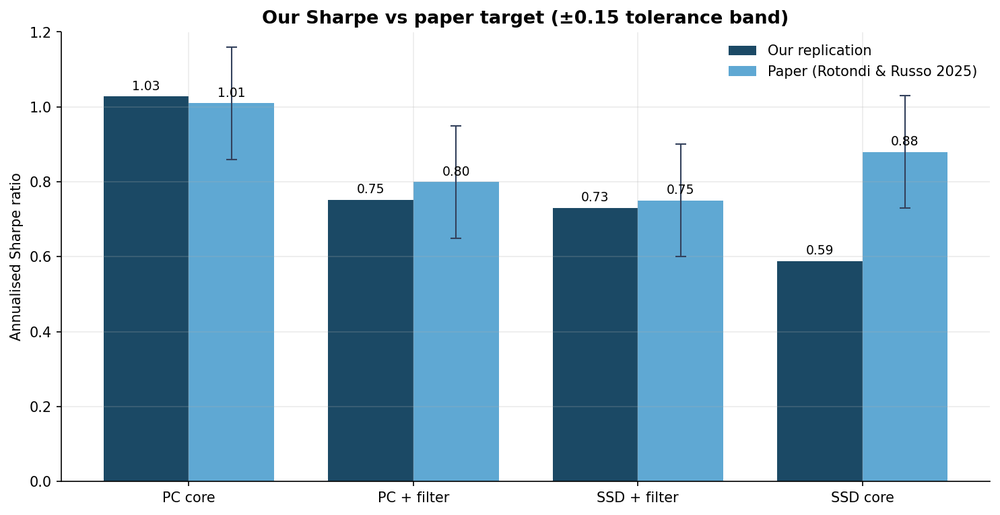
#> input picture report/assets/sharpe_bar.png, 1000 x 515 px, shrunk from 1485 x 765 before the run
$ python build_deck.py
#> lines starting #> are read from the running program, lines starting #| are printed output that depends on the picture
"""Build a clean 16:9 PDF slide deck for the QF621 pairs-trading project.

Pure matplotlib (no external slide tooling) so it renders identically everywhere.
Run:  python3 report/build_deck.py   →   report/QF621_pairs_trading_deck.pdf
"""
from __future__ import annotations
import textwrap
from pathlib import Path
import matplotlib
matplotlib.use("Agg")
import matplotlib.pyplot as plt
from matplotlib.backends.backend_pdf import PdfPages
from matplotlib.patches import FancyBboxPatch, Rectangle
import matplotlib.image as mpimg

HERE = Path(__file__).resolve().parent
ASSETS = HERE / "assets"
OUT = HERE / "QF621_pairs_trading_deck.pdf"

# --- palette ---
NAVY = "#1b4965"
BLUE = "#5fa8d3"
LIGHT = "#cae9ff"
INK = "#1d2733"
GRAY = "#5a6b7b"
BG = "#ffffff"
PANEL = "#f2f7fb"
GREEN = "#2e7d4f"
RED = "#b3402f"

plt.rcParams.update({"font.family": "DejaVu Sans"})
W, H = 13.333, 7.5
pages: list = []


def new_fig():
    fig = plt.figure(figsize=(W, H), dpi=200)
    fig.patch.set_facecolor(BG)
    ax = fig.add_axes([0, 0, 1, 1]); ax.set_xlim(0, 1); ax.set_ylim(0, 1); ax.axis("off")
    return fig, ax


def footer(ax, n):
    ax.add_patch(Rectangle((0, 0), 1, 0.012, color=NAVY, lw=0))
    ax.text(0.04, 0.035, "Clustering-Based Pairs Trading · QF621", color=GRAY, fontsize=9)
    ax.text(0.96, 0.035, f"{n}", color=GRAY, fontsize=9, ha="right")


def header(ax, kicker, title):
    ax.text(0.055, 0.90, kicker.upper(), color=BLUE, fontsize=12.5, weight="bold")
    ax.text(0.055, 0.85, title, color=NAVY, fontsize=27, weight="bold", va="top")
    ax.add_patch(Rectangle((0.055, 0.76), 0.18, 0.006, color=BLUE, lw=0))


def bullets(ax, items, x=0.075, y=0.70, dy=0.105, width=78, fs=16, gap=0.0):
    cy = y
    for it in items:
        lead = it[0] if isinstance(it, tuple) else None
        text = it[1] if isinstance(it, tuple) else it
        wrapped = textwrap.wrap(text, width=width)
        ax.add_patch(plt.Circle((x, cy + 0.005), 0.006, color=BLUE, transform=ax.transAxes))
        for i, line in enumerate(wrapped):
            ax.text(x + 0.022, cy - i * 0.045, line, color=INK, fontsize=fs, va="center")
        cy -= dy + 0.045 * (len(wrapped) - 1)
    return cy


def table(ax, headers, rows, col_x, y0, row_h=0.075, fs=14, highlight=None, align=None):
    highlight = highlight or {}
    align = align or ["left"] * len(headers)
    # header band
    ax.add_patch(Rectangle((col_x[0] - 0.012, y0 - row_h * 0.62), col_x[-1] - col_x[0] + 0.10,
                           row_h, color=NAVY, lw=0))
    for j, h in enumerate(headers):
        ha = align[j]
        xx = col_x[j] + (0.085 if ha == "right" else 0)
        ax.text(xx, y0 - row_h * 0.10, h, color="white", fontsize=fs, weight="bold", ha=ha, va="center")
    y = y0 - row_h
    for ri, row in enumerate(rows):
        if ri % 2 == 0:
            ax.add_patch(Rectangle((col_x[0] - 0.012, y - row_h * 0.62), col_x[-1] - col_x[0] + 0.10,
                                   row_h, color=PANEL, lw=0))
        if ri in highlight:
            ax.add_patch(Rectangle((col_x[0] - 0.012, y - row_h * 0.62), col_x[-1] - col_x[0] + 0.10,
                                   row_h, color=highlight[ri], lw=0, alpha=0.55))
        for j, cell in enumerate(row):
            ha = align[j]
            xx = col_x[j] + (0.085 if ha == "right" else 0)
            wt = "bold" if (ri in highlight or j == 0 and False) else "normal"
            ax.text(xx, y - row_h * 0.10, str(cell), color=INK, fontsize=fs, ha=ha, va="center", weight=wt)
        y -= row_h


def image_slide(kicker, title, img, caption=None, img_w=0.62, top=0.72):
    fig, ax = new_fig(); header(ax, kicker, title)
    im = mpimg.imread(str(img)); h, w = im.shape[:2]
    aspect = h / w
    iw = img_w; ih = iw * aspect * (W / H)
    ix = (1 - iw) / 2; iy = top - ih
    iax = fig.add_axes([ix, max(iy, 0.14), iw, ih]); iax.axis("off"); iax.imshow(im)
    if caption:
        for i, line in enumerate(textwrap.wrap(caption, 120)):
            ax.text(0.5, 0.115 - i * 0.035, line, color=GRAY, fontsize=12.5, ha="center")
    return fig, ax


def lead_slide(title_lines, sub_lines, footer_line=None):
    fig, ax = new_fig()
    ax.add_patch(Rectangle((0, 0), 1, 1, color=NAVY, lw=0))
    ax.add_patch(Rectangle((0, 0.0), 1, 0.10, color=BLUE, lw=0))
    cy = 0.62
    for t, sz in title_lines:
        ax.text(0.5, cy, t, color="white", fontsize=sz, weight="bold", ha="center", va="center")
        cy -= 0.085 * (sz / 38)
    cy -= 0.04
    for s in sub_lines:
        ax.text(0.5, cy, s, color=LIGHT, fontsize=16, ha="center", va="center")
        cy -= 0.06
    if footer_line:
        ax.text(0.5, 0.05, footer_line, color="#9bbdd4", fontsize=12.5, ha="center")
    return fig, ax


# ============================ SLIDES ============================
# 1 — Title
f, _ = lead_slide(
    [("Clustering-Based Pairs Trading", 40),
     ("Replicating & extending Rotondi & Russo (2025)", 20)],
    ["Matched the paper's best strategy at  Sharpe 1.028  (paper: 1.01)",
     "21-year, survivorship-bias-free, out-of-sample backtest — built from the data up"],
    "Python · WRDS/CRSP · ML clustering + statistical-arbitrage · custom backtest engine")
pages.append(f)

# 2 — Problem
f, ax = new_fig(); header(ax, "The problem", "Picking the right pairs is the hard part")
bullets(ax, [
    "Pairs trading: trade two co-moving securities' spread — short the rich one, long the cheap one, profit when it reverts.",
    "Across a ~1,000-stock universe there are ~500,000 candidate pairs. Brute-forcing them is noisy and overfits badly.",
    "We want pairs that are economically related, not coincidental.",
], y=0.68, dy=0.10, fs=16)
ax.add_patch(FancyBboxPatch((0.075, 0.16), 0.85, 0.16, boxstyle="round,pad=0.02,rounding_size=0.02",
             fc=PANEL, ec=BLUE, lw=1.5))
ax.text(0.10, 0.265, "The paper's idea", color=NAVY, fontsize=15, weight="bold")
ax.text(0.10, 0.205, "Use unsupervised ML clustering to group similar stocks first, then only form pairs WITHIN a cluster —",
        color=INK, fontsize=14.5)
ax.text(0.10, 0.165, "fewer, higher-quality candidates. My goal: rebuild it independently, reproduce the result, then extend it.",
        color=INK, fontsize=14.5)
footer(ax, 2); pages.append(f)

# 3 — Data
f, ax = new_fig(); header(ax, "Data spine", "Built for honesty, not optics")
rows3 = [
    ("Source", "WRDS / CRSP daily — institutional-grade academic data"),
    ("Period", "Jan 2000 – Dec 2023  (24 years)"),
    ("Universe", "991 stocks — share codes 10/11 (US ordinary common only)"),
    ("Survivorship bias", "Eliminated — delisted names kept, delisting returns modelled"),
    ("Trading window", "2003–2023 = 251 monthly OUT-OF-SAMPLE returns"),
]
y = 0.66; rh = 0.088
for i, (k, v) in enumerate(rows3):
    if i % 2 == 0:
        ax.add_patch(Rectangle((0.06, y - rh * 0.5), 0.88, rh, color=PANEL, lw=0))
    ax.text(0.085, y, k, color=NAVY, fontsize=15.5, weight="bold", va="center")
    ax.text(0.34, y, v, color=INK, fontsize=15.5, va="center")
    y -= rh
ax.text(0.075, 0.15, "First 3 years are reserved purely as the formation window — so every reported return is genuinely",
        color=GRAY, fontsize=12.5)
ax.text(0.075, 0.11, "out-of-sample. The 79 names dropped vs the raw pull are fully accounted for (foreign / REITs / funds).",
        color=GRAY, fontsize=12.5)
footer(ax, 3); pages.append(f)

# 4 — Pipeline
f, ax = new_fig(); header(ax, "Method", "The pipeline — rolling, every month")
steps = [("1", "Distance\nmetric", "SSD or PC"), ("2", "OPTICS\nclustering", "density-based"),
         ("3", "Cointegration\nfilter", "Engle-Granger"), ("4", "Spread +\nz-score", "6-mo rolling"),
         ("5", "Backtest\ntrade", "|z|>2 → z=0")]
n = len(steps); bw = 0.155; gap = (1 - 0.14 - n * bw) / (n - 1); x = 0.07; y = 0.50
for i, (num, name, sub) in enumerate(steps):
    ax.add_patch(FancyBboxPatch((x, y), bw, 0.20, boxstyle="round,pad=0.01,rounding_size=0.02",
                 fc=NAVY if i in (0, 1) else BLUE, ec="none"))
    ax.text(x + bw / 2, y + 0.155, num, color=LIGHT, fontsize=14, ha="center", weight="bold")
    ax.text(x + bw / 2, y + 0.10, name, color="white", fontsize=13.5, ha="center", va="center", weight="bold")
    ax.text(x + bw / 2, y + 0.03, sub, color=LIGHT, fontsize=11, ha="center")
    if i < n - 1:
        ax.annotate("", xy=(x + bw + gap, y + 0.10), xytext=(x + bw, y + 0.10),
                    arrowprops=dict(arrowstyle="-|>", color=GRAY, lw=2))
    x += bw + gap
ax.text(0.5, 0.30, "Each month: form pairs on the trailing 3 years, trade them for the next 1 month, roll forward — 251 times.",
        color=INK, fontsize=15.5, ha="center")
ax.text(0.5, 0.22, "Pairs are only ever formed between two stocks in the same cluster.",
        color=GRAY, fontsize=13.5, ha="center", style="italic")
footer(ax, 4); pages.append(f)

# 5 — Distances
f, ax = new_fig(); header(ax, "Method · step 1", "Two distance metrics")
ax.add_patch(FancyBboxPatch((0.06, 0.30), 0.41, 0.42, boxstyle="round,pad=0.02,rounding_size=0.02", fc=PANEL, ec=GRAY, lw=1.2))
ax.text(0.085, 0.66, "SSD", color=NAVY, fontsize=20, weight="bold")
ax.text(0.085, 0.61, "baseline · my Phase 1", color=GRAY, fontsize=12.5, style="italic")
for i, l in enumerate(textwrap.wrap("Sum of Squared Deviations between normalised price paths. The classic Gatev et al. selector.", 40)):
    ax.text(0.085, 0.55 - i * 0.05, l, color=INK, fontsize=14)
ax.add_patch(FancyBboxPatch((0.53, 0.30), 0.41, 0.42, boxstyle="round,pad=0.02,rounding_size=0.02", fc=LIGHT, ec=NAVY, lw=2))
ax.text(0.555, 0.66, "PC", color=NAVY, fontsize=20, weight="bold")
ax.text(0.555, 0.61, "the paper's winner", color=NAVY, fontsize=12.5, style="italic")
for i, l in enumerate(textwrap.wrap("Partial-correlation distance on market-adjusted returns. Strips out the common market factor → finds idiosyncratic, market-neutral co-movement.", 40)):
    ax.text(0.555, 0.55 - i * 0.05, l, color=INK, fontsize=14)
ax.text(0.5, 0.19, "The distance feeds the clusterer — and this single choice is the biggest driver of risk-adjusted performance.",
        color=GRAY, fontsize=13.5, ha="center")
footer(ax, 5); pages.append(f)

# 6 — OPTICS
f, ax = new_fig(); header(ax, "Method · step 2", "Clustering with OPTICS")
bullets(ax, [
    "Density-based (cousin of DBSCAN) — no need to pre-specify the number of clusters.",
    "Leaves genuinely unrelated stocks UNclustered, instead of forcing them into a group.",
], y=0.69, dy=0.075, fs=15.5, width=98)
ax.text(0.075, 0.515, "Validation vs ground-truth industry codes (Dec 2023):", color=NAVY, fontsize=14.5, weight="bold")
table(ax, ["Metric", "Mine SSD", "Mine PC", "Paper"], [
    ["# clusters", "47", "81", "48 / 109"],
    ["Purity vs SIC codes", "0.871", "0.937", "0.81 / 0.84"],
    ["GOOG & GOOGL together?", "yes", "yes", "yes"],
], col_x=[0.075, 0.45, 0.62, 0.79], y0=0.45, row_h=0.072, fs=14,
   align=["left", "right", "right", "right"])
ax.text(0.075, 0.135, "xi tuned on cluster quality across 3 hold-out dates — and FROZEN before ever looking at Sharpe (no overfitting).",
        color=GRAY, fontsize=12.5)
footer(ax, 6); pages.append(f)

# 7 — Cointegration + signal
f, ax = new_fig(); header(ax, "Method · steps 3–4", "Cointegration filter & the trading signal")
ax.text(0.075, 0.70, "Engle-Granger filter  (optional variant)", color=NAVY, fontsize=15.5, weight="bold")
bullets(ax, [
    "Keep a pair only if the spread rejects the unit-root null at 5%, and",
    "spread half-life ∈ [5, 60] trading days — fast enough to revert in the window, slow enough to not be noise.",
], y=0.62, dy=0.07, fs=14.5)
ax.text(0.075, 0.40, "Trading signal", color=NAVY, fontsize=15.5, weight="bold")
bullets(ax, [
    "Hedge ratio γ via OLS → spread series → 6-month rolling z-score (strict look-ahead protection).",
    "Enter when |z| > 2 · exit at z = 0 · force-close at month-end.",
], y=0.32, dy=0.07, fs=14.5)
footer(ax, 7); pages.append(f)

# 8 — Result (sharpe bar)
f, ax = image_slide("Results", "Matched the paper — across all four variants", ASSETS / "sharpe_bar.png",
                    caption="PC core: Sharpe 1.028 vs the paper's 1.01 — inside the ±0.15 tolerance band. Every variant lands where the paper says it should.",
                    img_w=0.60, top=0.74)
#> in image_slide, im is the input picture: shape (515, 1000, 4) float32; mean R, G, B, A 0.679, 0.772, 0.83, 1
footer(ax, 8); pages.append(f)

# 9 — Equity curve
f, ax = image_slide("Results", "Growth of $1 — 251 months out-of-sample", ASSETS / "equity_curves.png",
                    caption="PC core (dark) is the smoothest compounder. SSD+filter ends higher in absolute terms but is far choppier — which is exactly why its risk-adjusted Sharpe is lower.",
                    img_w=0.58, top=0.74)
#> call 2 of image_slide, with kicker = 'Results', title = 'Growth of $1 — 251 months out-of-sample', img_w = 0.58, top = 0.74
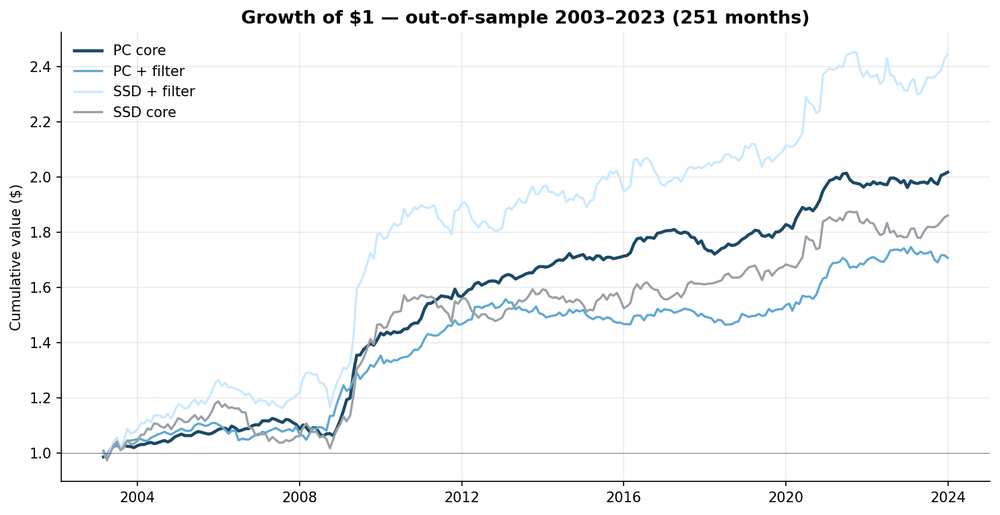
#> input picture report/assets/equity_curves.png, 1000 x 515 px, shrunk from 1485 x 765 before the run
#> in image_slide, im is the input picture: shape (515, 1000, 4) float32; mean R, G, B, A 0.97, 0.974, 0.977, 1
footer(ax, 9); pages.append(f)

# 10 — Scorecard
f, ax = new_fig(); header(ax, "Results", "Full scorecard")
table(ax, ["Strategy", "Ann. ret", "Ann. vol", "Sharpe", "Max DD", "vs paper"], [
    ["PC core", "3.41%", "3.32%", "1.028", "-5.7%", "1.01  ✓"],
    ["PC + filter", "2.59%", "3.48%", "0.752", "-5.9%", "0.80  ✓"],
    ["SSD + filter", "4.37%", "6.11%", "0.731", "-9.7%", "0.75  ✓"],
    ["SSD core  (baseline)", "3.01%", "5.28%", "0.589", "-14.3%", "0.88  ✗"],
], col_x=[0.075, 0.40, 0.53, 0.66, 0.76, 0.86], y0=0.68, row_h=0.085, fs=14.5,
   align=["left", "right", "right", "right", "right", "right"],
   highlight={0: LIGHT})
ax.text(0.075, 0.20, "PC roughly halves both volatility AND drawdown vs SSD —", color=NAVY, fontsize=15.5, weight="bold")
ax.text(0.075, 0.15, "the market-neutral, idiosyncratic pairs are simply lower-risk.", color=NAVY, fontsize=15.5, weight="bold")
footer(ax, 10); pages.append(f)

# 11 — Why it works
f, ax = new_fig(); header(ax, "The insight", "Why it works — diagnosed, not assumed")
ax.text(0.075, 0.71, "I ran a P&L attribution on the baseline first and found a bimodal pattern:", color=INK, fontsize=15.5)
ax.add_patch(FancyBboxPatch((0.07, 0.45), 0.40, 0.18, boxstyle="round,pad=0.015,rounding_size=0.02", fc=PANEL, ec=GREEN, lw=1.5))
ax.text(0.09, 0.58, "11.4% of trades", color=GREEN, fontsize=15, weight="bold")
ax.text(0.09, 0.53, "cleanly revert: +471 bps each", color=INK, fontsize=14)
ax.text(0.09, 0.485, "→ ALL of the profit", color=INK, fontsize=14, style="italic")
ax.add_patch(FancyBboxPatch((0.52, 0.45), 0.40, 0.18, boxstyle="round,pad=0.015,rounding_size=0.02", fc=PANEL, ec=RED, lw=1.5))
ax.text(0.54, 0.58, "88.4% of trades", color=RED, fontsize=15, weight="bold")
ax.text(0.54, 0.53, "force-closed: -32 bps each", color=INK, fontsize=14)
ax.text(0.54, 0.485, "→ a constant drag", color=INK, fontsize=14, style="italic")
ax.add_patch(FancyBboxPatch((0.07, 0.20), 0.85, 0.14, boxstyle="round,pad=0.015,rounding_size=0.02", fc=NAVY, ec="none"))
ax.text(0.5, 0.295, "Thesis", color=LIGHT, fontsize=13, ha="center", weight="bold")
ax.text(0.5, 0.24, "The job isn't \"find a higher Sharpe.\" It's KILL THE FORCE-CLOSE DRAG —",
        color="white", fontsize=15.5, ha="center", weight="bold")
ax.text(0.5, 0.205, "only trade pairs that actually revert.", color="white", fontsize=15.5, ha="center", weight="bold")
footer(ax, 11); pages.append(f)

# 12 — Mechanism
f, ax = image_slide("The insight", "Mechanism — prediction confirmed", ASSETS / "mechanism.png",
                    caption="PC distance cut per-trade force-close drag by 65%; adding the cointegration filter eliminated every tail blow-up (0 trades with |return|>50% in 21 years, vs 5 for the baseline).",
                    img_w=0.62, top=0.74)
#> call 3 of image_slide, with kicker = 'The insight', title = 'Mechanism — prediction confirmed', img_w = 0.62, top = 0.74
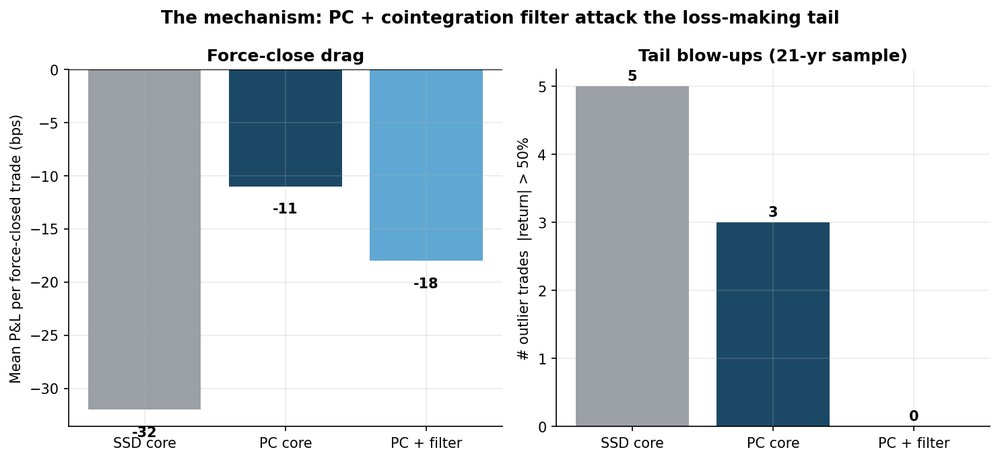
#> input picture report/assets/mechanism.png, 1000 x 460 px, shrunk from 1485 x 683 before the run
#> in image_slide, im is the input picture: shape (460, 1000, 4) float32; mean R, G, B, A 0.808, 0.839, 0.861, 1
footer(ax, 12); pages.append(f)

# 13 — Engineering rigour
f, ax = new_fig(); header(ax, "Engineering", "Built like production research code")
bullets(ax, [
    "Modular package — distances · clustering · spread · cointegration · backtest · performance, each independently tested.",
    "18 synthetic unit tests — validate every component on data with a KNOWN answer before touching real CRSP.",
    "Look-ahead protection baked into the z-score and the rolling formation/trading split.",
    "Invariant checks — the extended engine reproduces the Phase-1 baseline Sharpe to 4 decimal places (no regression).",
    "Reproducible — config-driven single source of truth; hyperparameters frozen pre-results.",
], y=0.70, dy=0.105, fs=15, width=92)
ax.text(0.075, 0.135, "Stack: Python · pandas · NumPy · scikit-learn (OPTICS) · statsmodels (ADF/OLS) · matplotlib · parquet.",
        color=GRAY, fontsize=12.5)
footer(ax, 13); pages.append(f)

# 14 — What it demonstrates
f, ax = new_fig(); header(ax, "Takeaways", "What this demonstrates")
bullets(ax, [
    "Independent replication of a 2025 research paper — read it, rebuilt it, matched the headline number on self-sourced data.",
    "Quant intuition — diagnosed WHY the strategy makes money, then engineered the fix and confirmed the prediction.",
    "Discipline — survivorship-bias-free data, out-of-sample design, frozen hyperparameters, unit-tested code.",
], y=0.70, dy=0.115, fs=16, width=88)
ax.add_patch(FancyBboxPatch((0.07, 0.16), 0.85, 0.16, boxstyle="round,pad=0.015,rounding_size=0.02", fc=PANEL, ec=BLUE, lw=1.4))
ax.text(0.09, 0.265, "Roadmap", color=NAVY, fontsize=14, weight="bold")
ax.text(0.09, 0.21, "Factor-beta clustering (my own extension) → robustness suite (hierarchical clustering, robust hedge",
        color=INK, fontsize=14)
ax.text(0.09, 0.175, "ratios, stop-losses) → live Alpaca paper-trade forward test.", color=INK, fontsize=14)
footer(ax, 14); pages.append(f)

# 15 — Thank you
f, _ = lead_slide(
    [("Thank you", 46)],
    ["Clustering-Based Pairs Trading",
     "Sharpe 1.028 · 21 years out-of-sample · built from the data up"],
    "Happy to walk through the code, the backtest engine, or the attribution analysis.")
pages.append(f)

# ---- write PDF ----
with PdfPages(OUT) as pdf:
    for fig in pages:
        pdf.savefig(fig, facecolor=fig.get_facecolor())
        plt.close(fig)
#> this loop made 15 passes
#> pass 1, `pdf.savefig(fig, facecolor=fig.get_facecolor())`:
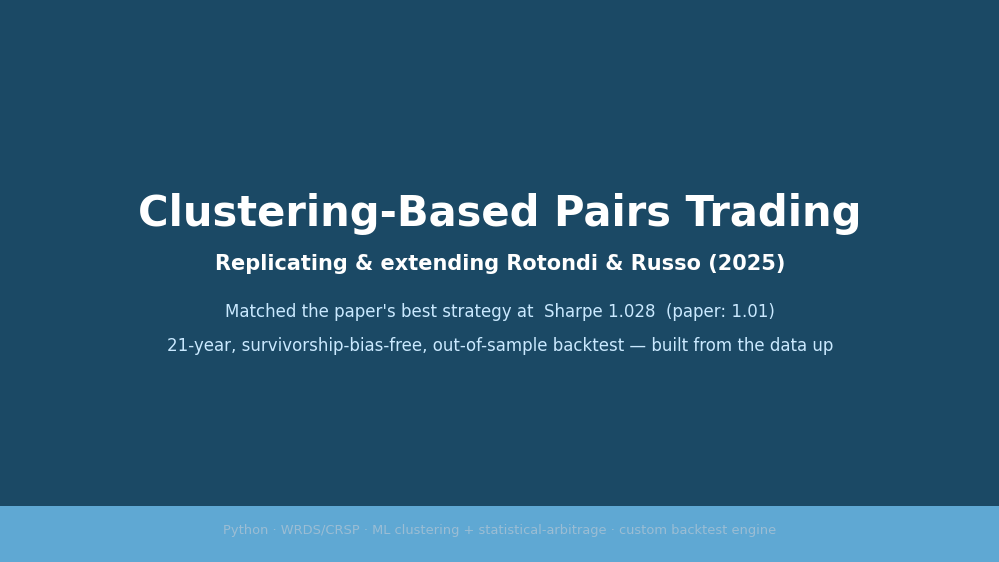
#> figure drawn by matplotlib, 1 panel
#> (the rest of the program and of its run is left out)
